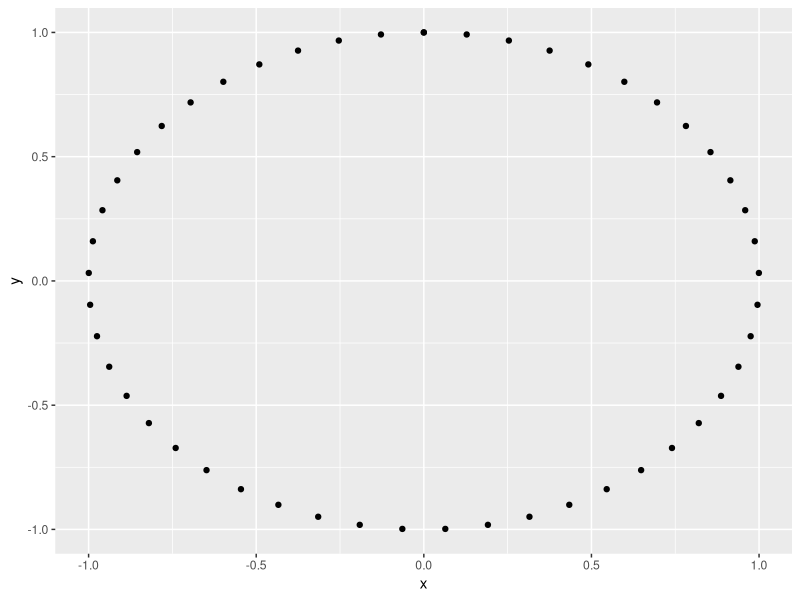

R code for this plot: (Note: this script raises an error after producing the figure.)
# DRAW FLOWERS USING MATHEMATICS

# Loading in the ggplot2 package
library(ggplot2)


# This sets plot images to a nice size.
options(repr.plot.width = 4, repr.plot.height = 4)


t <- seq(0, 2*pi, length.out = 50)
x <- sin(t)
y <- cos(t)
df <- data.frame(t, x, y)

# Make a scatter plot of points in a circle
p <- ggplot(df, aes(x, y))
p + geom_point() 

# Defining the Golden Angle

t <- (1:points) * angle
x <- sin(t)
y <-cos(t)
df <- data.frame(t, x, y)

# Make a scatter plot of points in a spiral
p <- ggplot(df, aes(x*t, y*t))
p + geom_point() 

# Make a scatter plot of points in a spiral
p <- ggplot(df, aes(x*t, y*t))
p + geom_point() 
  
angle <- pi*(3-sqrt(5))
points <- 1000

t <- (1:points)*angle
x <- sin(t)
y <- cos(t)

df <- data.frame(t, x, y)

p <- ggplot(df, aes(x*t, y*t))
p + geom_point() 
